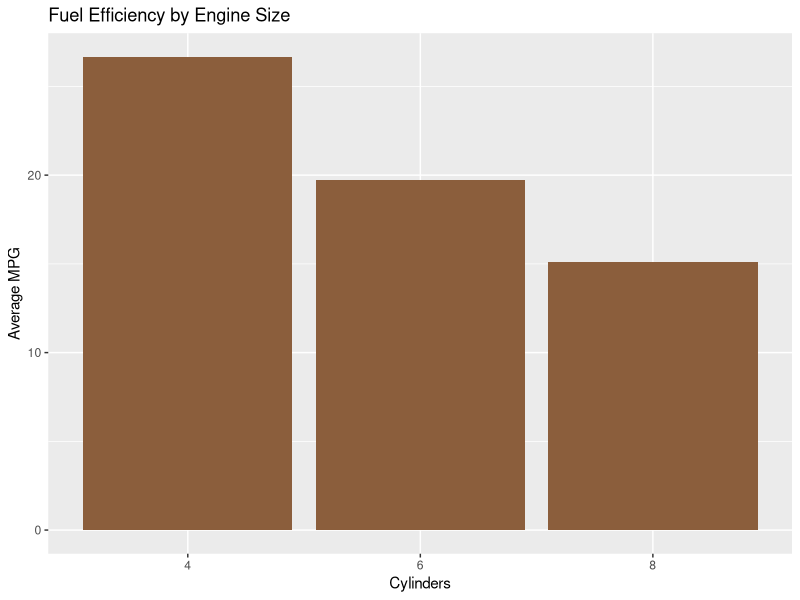

Recreate this plot in R.
## ---- chunk 1
#| label: fig-mtcars-demo
#| fig-cap: "Average miles per gallon by cylinder count"
#| message: false
#| warning: false
library(tidyverse)

mtcars |>
  group_by(cyl) |>
  summarize(mean_mpg = mean(mpg)) |>
  ggplot(aes(x = factor(cyl), y = mean_mpg)) +
  geom_col(fill = "#8B5E3C") +
  labs(x = "Cylinders", y = "Average MPG",
       title = "Fuel Efficiency by Engine Size")
